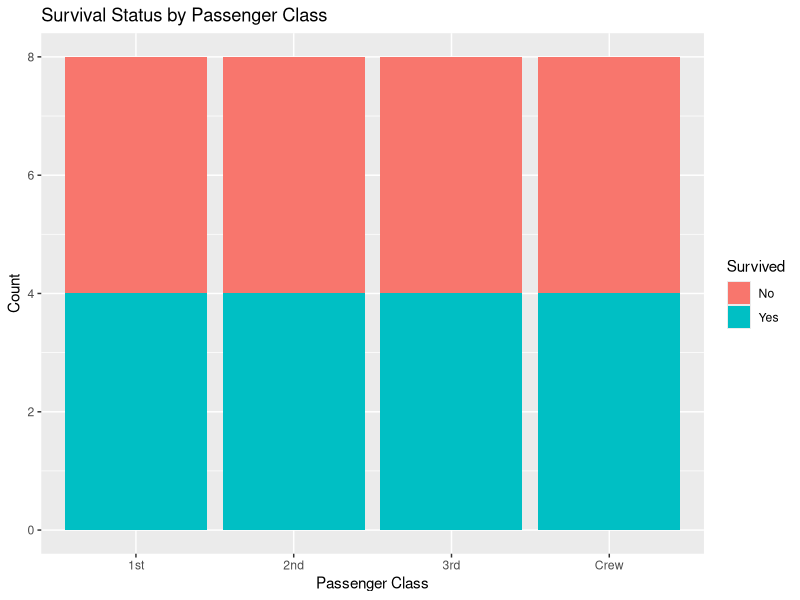
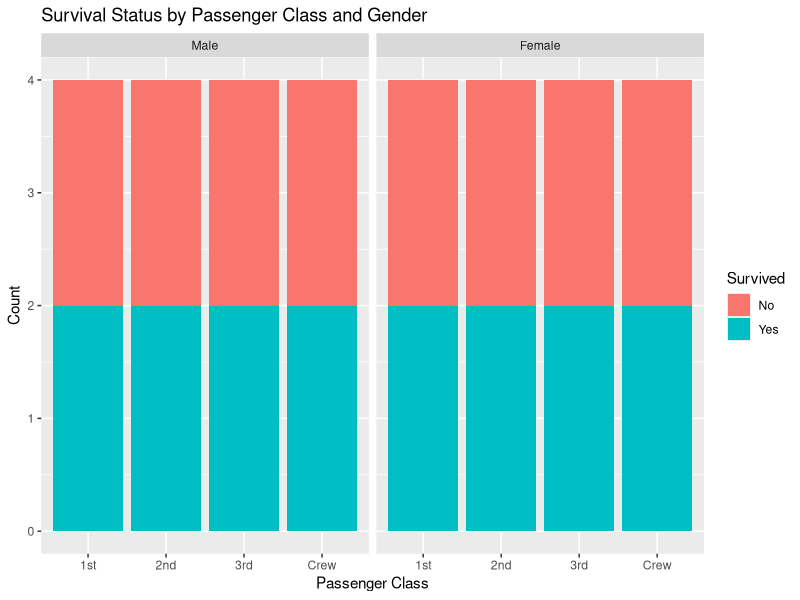
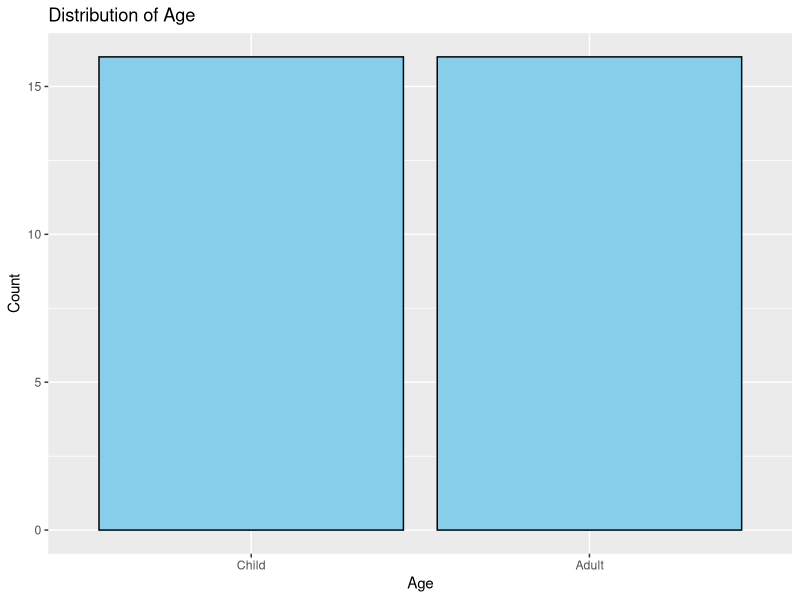

The R source for these figures, in order:
# Load the required library
library(ggplot2)
library(dplyr)

# Load the Titanic dataset
data(Titanic)

# Convert Titanic table to a data.frame
titanic_df <- as.data.frame(Titanic)

# (a) Draw a Bar chart to show details of "Survived" on the Titanic based on passenger Class
barplot_class_survived <- ggplot(titanic_df, aes(x = Class, fill = factor(Survived))) +
  geom_bar(position = "stack") +
  labs(title = "Survival Status by Passenger Class",
       x = "Passenger Class",
       y = "Count",
       fill = "Survived")

# (b) Modify the above plot based on gender of people who survived
barplot_class_gender_survived <- ggplot(titanic_df, aes(x = Class, fill = factor(Survived))) +
  geom_bar(position = "stack") +
  facet_grid(. ~ Sex) +
  labs(title = "Survival Status by Passenger Class and Gender",
       x = "Passenger Class",
       y = "Count",
       fill = "Survived")

# (c) Draw bar plot to show distribution of feature "Age"
histogram_age <- ggplot(titanic_df, aes(x = Age)) +
  geom_bar(binwidth = 5, fill = "skyblue", color = "black", stat = "count") +
  labs(title = "Distribution of Age",
       x = "Age",
       y = "Count")

# Display the plots
print(barplot_class_survived)
print(barplot_class_gender_survived)
print(histogram_age)